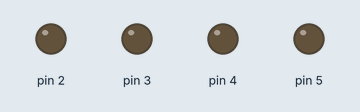
Recording of a sketch running on a simulated Arduino Uno, built with avr-gcc and run on an emulated ATmega328P. Shown: output pins drawn as LEDs (lit = HIGH).

Above: at 0.15 s.
At 0.75 s:
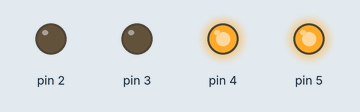
At 1.05 s:
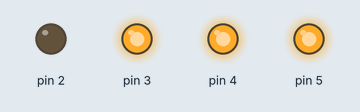
At 1.35 s:
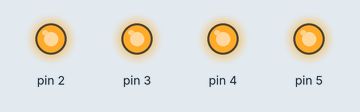
At 1.95 s:
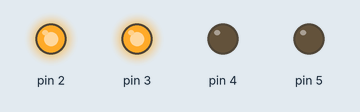
At 39.7 s:
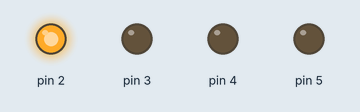
Timing chart, 0 to 40.0 s (numbered marks = the images above):
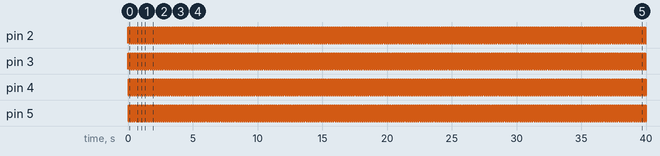

Measured:
- by itself, pin 2–5: alternates HIGH for 0.08 s and LOW for 0.08 s

The sketch:

firstones.ino
```cpp
int green=2;
int red=3;
int yellow=4;
int blue=5;

void setup() {
  pinMode(2,OUTPUT);
  pinMode(3,OUTPUT);
  pinMode(4,OUTPUT);
  pinMode(5,OUTPUT);

}

void loop() {
 digitalWrite(2,HIGH);
 delay(20);
 digitalWrite(3,HIGH);
 delay(20);
 digitalWrite(4,HIGH);
 delay(20);
 digitalWrite(5,HIGH);
 delay(20);
 digitalWrite(2,LOW);
 delay(20);
 digitalWrite(3,LOW);
 delay(20);
 digitalWrite(4,LOW);
 delay(20);
 digitalWrite(5,LOW);
 delay(20);
}
```
